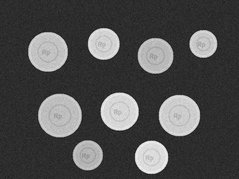
#> input picture sample_images/bimodal_coins.png, 239 x 179 px, shrunk from 600 x 450 before the run
$ python 05_deteksi_tepi.py   (older library calls are emulated)
#> lines starting #> are read from the running program, lines starting #| are printed output that depends on the picture; after the words box and inside, x2 and y2 are one past the last pixel; in counts of white or black regions, pixels touching at a corner belong together
"""
Modul Praktikum 05 - Bagian 5: Perbandingan Metode Deteksi Tepi
Metode yang diimplementasikan:
1. Canny
2. Sobel
3. Prewitt
4. Roberts

Sesuai tabel karakteristik & komparasi:
- Canny: Menghasilkan garis tepi paling halus, tipis, kontinu, dan bersih dari derau (noise).
- Sobel: Garis tepi cukup jelas dan tebal, terutama pada sudut diagonal.
- Prewitt: Mirip Sobel, sedikit lebih kaku dan kurang tajam dibanding Sobel.
- Roberts: Menghasilkan garis tepi sangat sederhana, deteksi perubahan intensitas sangat tajam (paling cepat).
"""

import os
import sys
import time
import cv2
import numpy as np
import matplotlib.pyplot as plt
from scipy.ndimage import convolve

def run_edge_detection(input_path, output_dir="output"):
    # 1. Muat gambar sampel dalam skala abu-abu
#> called with input_path = 'sample_images/bimodal_coins.png', output_dir = 'output'
    if not os.path.exists(input_path):
        print(f"[ERROR] Berkas citra tidak ditemukan di: {input_path}")
        return

    img = cv2.imread(input_path, cv2.IMREAD_GRAYSCALE)
#> img is the input picture: shape (179, 239); min 18, max 246, mean 77.9
    if img is None:
        print(f"[ERROR] Gagal membaca citra dari: {input_path}")
        return

    os.makedirs(output_dir, exist_ok=True)
    total_pixels = img.shape[0] * img.shape[1]
#> total_pixels = 42781

    print("\n" + "=" * 80)
    print("  EKSPERIMEN PERBANDINGAN METODE DETEKSI TEPI (PRAKTIKUM 05)")
    print("=" * 80)
    print(f"Citra Uji  : {input_path}")
    print(f"Resolusi   : {img.shape[1]}x{img.shape[0]} piksel ({total_pixels:,} total piksel)\n")
#| Resolusi   : 239x179 piksel (42,781 total piksel)

    # A. Deteksi Tepi Canny
    t0 = time.perf_counter()
    canny_edges = cv2.Canny(img, threshold1=100, threshold2=200)
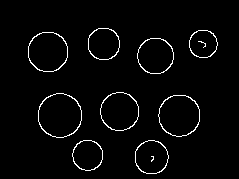
#> canny_edges: shape (179, 239); 2.8% white in thin lines or dots, all inside (x1, y1, x2, y2) = (28, 28, 218, 174)
    t_canny = (time.perf_counter() - t0) * 1000

    # B. Deteksi Tepi Sobel
    t0 = time.perf_counter()
    sobel_x = cv2.Sobel(img, cv2.CV_64F, 1, 0, ksize=3)
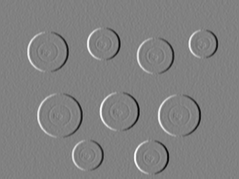
#> sobel_x: shape (179, 239) float64; min -820, max 797, mean 0; drawn with min black and max white
    sobel_y = cv2.Sobel(img, cv2.CV_64F, 0, 1, ksize=3)
    sobel_edges = np.hypot(sobel_x, sobel_y)
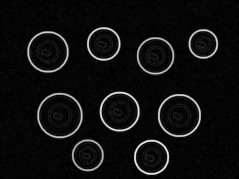
#> sobel_edges: shape (179, 239) float64; min 0, max 862.2, mean 51; drawn with min black and max white
    t_sobel = (time.perf_counter() - t0) * 1000

    # C. Deteksi Tepi Prewitt
    t0 = time.perf_counter()
    kernel_prewitt_x = np.array([[-1, 0, 1], [-1, 0, 1], [-1, 0, 1]], dtype=float)
    kernel_prewitt_y = np.array([[-1, -1, -1], [0, 0, 0], [1, 1, 1]], dtype=float)
    prewitt_x = convolve(img.astype(float), kernel_prewitt_x)
    prewitt_y = convolve(img.astype(float), kernel_prewitt_y)
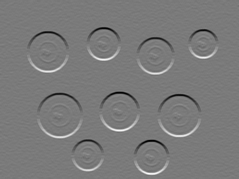
#> prewitt_y: shape (179, 239) float64; min -582, max 627, mean 0; drawn with min black and max white
    prewitt_edges = np.hypot(prewitt_x, prewitt_y)
    t_prewitt = (time.perf_counter() - t0) * 1000

    # D. Deteksi Tepi Roberts
    t0 = time.perf_counter()
    kernel_roberts_x = np.array([[1, 0], [0, -1]], dtype=float)
    kernel_roberts_y = np.array([[0, 1], [-1, 0]], dtype=float)
    roberts_x = convolve(img.astype(float), kernel_roberts_x)
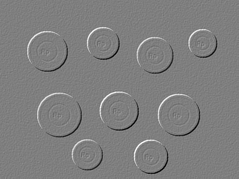
#> roberts_x: shape (179, 239) float64; min -198, max 199, mean 0; drawn with min black and max white
    roberts_y = convolve(img.astype(float), kernel_roberts_y)
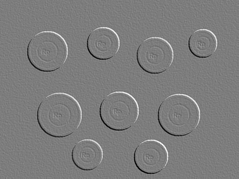
#> roberts_y: shape (179, 239) float64; min -203, max 210, mean 0; drawn with min black and max white
    roberts_edges = np.hypot(roberts_x, roberts_y)
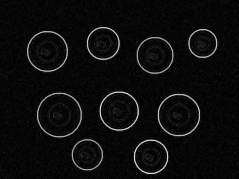
#> roberts_edges: shape (179, 239) float64; min 0, max 222, mean 12.7
    t_roberts = (time.perf_counter() - t0) * 1000

    # Hitung statistik piksel tepi (>50 threshold untuk representasi visual)
    canny_cnt = int(np.count_nonzero(canny_edges > 0))
#> canny_cnt = 1202
    sobel_cnt = int(np.count_nonzero(sobel_edges > 50))
#> sobel_cnt = 5418
    prewitt_cnt = int(np.count_nonzero(prewitt_edges > 50))
#> prewitt_cnt = 4117
    roberts_cnt = int(np.count_nonzero(roberts_edges > 50))
#> roberts_cnt = 1769

    # Tampilkan tabel perbandingan di konsol
    print("-" * 115)
    print(f"{'Metode':<10} | {'Waktu (ms)':<11} | {'Piksel Tepi':<12} | {'Karakteristik Hasil Gambar':<45} | {'Kelebihan / Kekurangan'}")
    print("-" * 115)
    print(f"{'Canny':<10} | {t_canny:<11.2f} | {canny_cnt:<12} | {'Paling halus, tipis, kontinu, bebas noise':<45} | {'Presisi tinggi, komputasi rumit'}")
#| Canny      | 3.33        | 1202         | Paling halus, tipis, kontinu, bebas noise     | Presisi tinggi, komputasi rumit
    print(f"{'Sobel':<10} | {t_sobel:<11.2f} | {sobel_cnt:<12} | {'Cukup jelas dan tebal, tajam pd diagonal':<45} | {'Bagus utk bentuk dasar, sensitif noise'}")
#| Sobel      | 19.52       | 5418         | Cukup jelas dan tebal, tajam pd diagonal      | Bagus utk bentuk dasar, sensitif noise
    print(f"{'Prewitt':<10} | {t_prewitt:<11.2f} | {prewitt_cnt:<12} | {'Sedikit lebih kaku & kurang tajam vs Sobel':<45} | {'Mudah implementasi tepi vertikal/horiz'}")
#| Prewitt    | 13.78       | 4117         | Sedikit lebih kaku & kurang tajam vs Sobel    | Mudah implementasi tepi vertikal/horiz
    print(f"{'Roberts':<10} | {t_roberts:<11.2f} | {roberts_cnt:<12} | {'Sangat sederhana, deteksi gradien tajam':<45} | {'Komputasi paling cepat, sering putus-putus'}")
#| Roberts    | 13.71       | 1769         | Sangat sederhana, deteksi gradien tajam       | Komputasi paling cepat, sering putus-putus
    print("-" * 115)

    # Plot dan tampilkan perbandingan (5 Subplot)
    plt.figure(figsize=(14, 9))
    titles = [
        'Gambar Asli Grayscale',
        f'Metode Canny (T1=100, T2=200)\n[{t_canny:.2f} ms]',
        f'Metode Sobel (Kernel 3x3)\n[{t_sobel:.2f} ms]',
        f'Metode Prewitt (Kernel 3x3)\n[{t_prewitt:.2f} ms]',
        f'Metode Roberts (Kernel 2x2)\n[{t_roberts:.2f} ms]'
    ]
    images = [img, canny_edges, sobel_edges, prewitt_edges, roberts_edges]

    for i in range(5):
        plt.subplot(2, 3, i + 1)
        plt.imshow(images[i], cmap='gray')
        plt.title(titles[i], fontsize=11, fontweight='bold')
        plt.axis('off')

    # Subplot ke-6: Tabel Ringkasan Komparasi
    ax_table = plt.subplot(2, 3, 6)
    ax_table.axis('off')
    table_data = [
        ["Canny", f"{t_canny:.2f} ms", "Halus, tipis, kontinu", "Presisi tinggi"],
        ["Sobel", f"{t_sobel:.2f} ms", "Cukup jelas & tebal", "Sensitif noise"],
        ["Prewitt", f"{t_prewitt:.2f} ms", "Sedikit lebih kaku", "Mudah h/v"],
        ["Roberts", f"{t_roberts:.2f} ms", "Sederhana/tajam", "Paling cepat"]
    ]
    col_labels = ["Metode", "Waktu", "Karakteristik", "Kelebihan"]
    table = ax_table.table(cellText=table_data, colLabels=col_labels, loc='center', cellLoc='left')
    table.auto_set_font_size(False)
    table.set_fontsize(9)
    table.scale(1.1, 2.0)
    ax_table.set_title("Ringkasan Metrik Komparasi", fontsize=11, fontweight='bold')

    plt.tight_layout()
    save_path = os.path.join(output_dir, "05_deteksi_tepi_comparison.png")
    plt.savefig(save_path, dpi=180, bbox_inches='tight')
    plt.close()
    print(f"\n[OK] Plot perbandingan deteksi tepi berhasil disimpan di: {save_path}\n")

if __name__ == "__main__":
    base_dir = os.path.dirname(os.path.abspath(__file__))
    sample_img = os.path.join(base_dir, "sample_images", "bimodal_coins.png")
    if len(sys.argv) > 1 and os.path.exists(sys.argv[1]):
        sample_img = sys.argv[1]
    run_edge_detection(sample_img)
